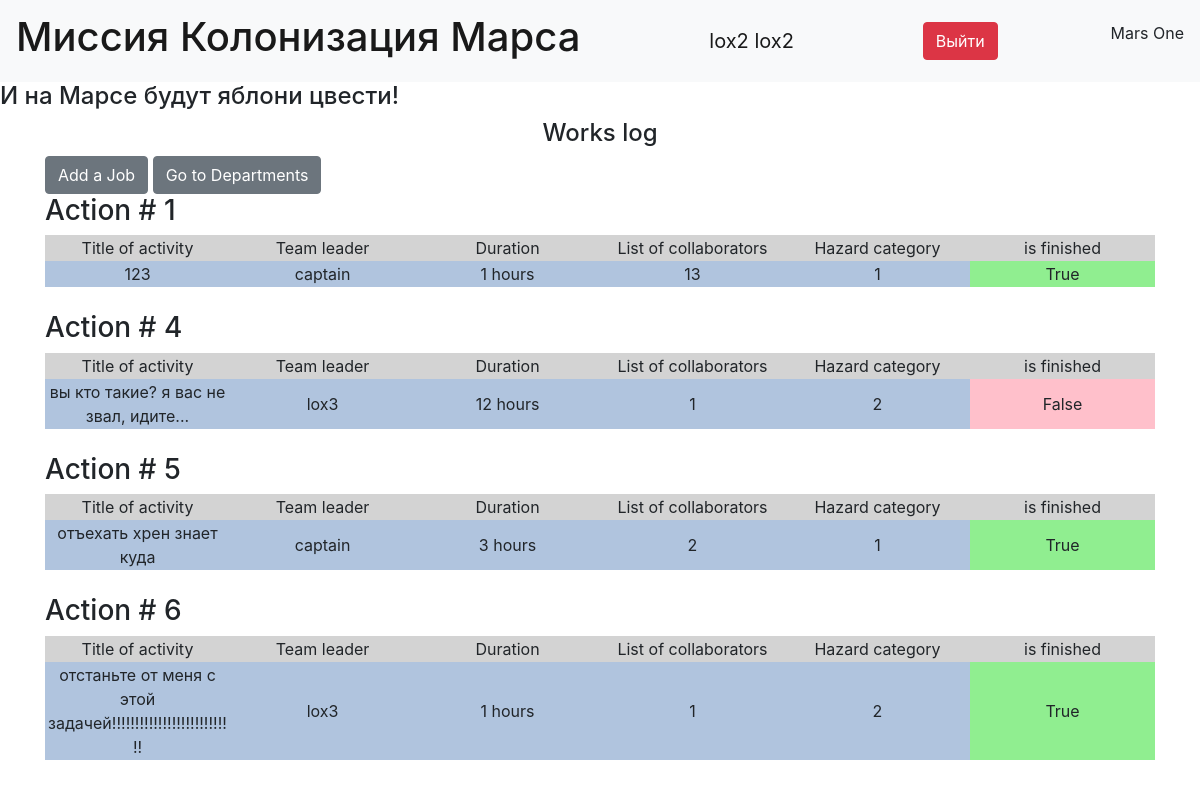
/ (signed in), run on the app's committed database.
### data/user.py (models this page shows, shortened)
class User(SqlAlchemyBase, UserMixin):
    __tablename__ = 'users'
    id = sqlalchemy.Column(sqlalchemy.Integer, primary_key=True, autoincrement=True)
    surname = sqlalchemy.Column(sqlalchemy.String)
    name = sqlalchemy.Column(sqlalchemy.String)
    age = sqlalchemy.Column(sqlalchemy.Integer)
    position = sqlalchemy.Column(sqlalchemy.String)
    speciality = sqlalchemy.Column(sqlalchemy.String)
    address = sqlalchemy.Column(sqlalchemy.String)
    email = sqlalchemy.Column(sqlalchemy.String, unique=True)
    hashed_password = sqlalchemy.Column(sqlalchemy.String)
    modified_date = sqlalchemy.Column(sqlalchemy.DateTime, default=datetime.datetime.now)
    job_relationship = orm.relationship("Jobs", back_populates="user_relationship")
    departament_relationship = orm.relationship("Department")

### data/job.py (models this page shows)
class Jobs(SqlAlchemyBase):
    __tablename__ = 'jobs'
    id = sqlalchemy.Column(sqlalchemy.Integer, primary_key=True, autoincrement=True)
    team_leader = sqlalchemy.Column(sqlalchemy.Integer, sqlalchemy.ForeignKey("users.id"))
    job = sqlalchemy.Column(sqlalchemy.String, nullable=False)
    work_size = sqlalchemy.Column(sqlalchemy.Integer, nullable=False)
    collaborators = sqlalchemy.Column(sqlalchemy.String, nullable=False)
    start_date = sqlalchemy.Column(sqlalchemy.DateTime, default=datetime.datetime.now)
    end_date = sqlalchemy.Column(sqlalchemy.DateTime, default=datetime.datetime.now)
    is_finished = sqlalchemy.Column(sqlalchemy.Boolean, nullable=False)
    user_relationship = orm.relationship("User", back_populates="job_relationship")
    categories_relationship = orm.relationship("Category",
                                               secondary="association",
                                               backref="job")

### data/category.py (models this page shows)
class Category(SqlAlchemyBase):
    __tablename__ = 'category'
    id = sqlalchemy.Column(sqlalchemy.Integer, primary_key=True,
                           autoincrement=True)
    name = sqlalchemy.Column(sqlalchemy.String, nullable=True)

### 21.py (the view)
@app.route('/', methods=["GET", "POST"])
def main_route():
    db_sess = db_session.create_session()
    jobs_data = db_sess.query(Jobs).all()
    print_data = []
    data_info = db_sess.query(association_table).all()
    for elem in data_info:
        job = db_sess.query(Jobs).filter(Jobs.id == elem[0]).first()
        category = db_sess.query(Category).filter(Category.id == elem[1]).first()
        print_data.append((job, category))
    return render_template('base_with_btn.html', jobs_data=jobs_data, print_data=print_data, title="Jobs page")

### 21.py (called while the page is built)
@login_manager.user_loader
def load_user(user_id):
    db_sess = db_session.create_session()
    return db_sess.query(User).get(user_id)

### data/db_session.py (called while the page is built)
def create_session() -> Session:
    global __factory
    return __factory()

### templates/base_with_btn.html (shortened to what this page needs)
{% extends "base.html" %}
{% block content %}
<h4 align="center">Works log</h4>
{% if current_user.is_authenticated %}
<div>
    <a class="btn btn-secondary" href="/addjob">Add a Job</a>
    <a class="btn btn-secondary" href="/departaments">Go to Departments</a><br>
</div>
{% elif not current_user.is_authenticated %}
<a class="btn btn-secondary" href="/">Jobs</a>
<a class="btn btn-secondary" href="/departaments">Departments</a><br>
{% endif %}
{% for item in print_data %}
{% set job = item[0] %}
{% set category = item[1] %}
<strong><h3>Action # {{job.id}}</h3></strong>
<table>
    <tr class="heading_table">
        <td>Title of activity</td>
        <td>Team leader</td>
        <td>Duration</td>
        <td>List of collaborators</td>
        <td>Hazard category</td>
        <td>is finished</td>
    </tr>
    <tr class="body_table">
        <td>{{job.job}}</td>
        <td>{{job.user_relationship.name}}</td>
        <td>{{job.work_size}} hours</td>
        <td>{{job.collaborators}}</td>
        <td>{{category.id}}</td>
        {% if not job.is_finished%}
        <td class="pink_row">{{job.is_finished}}</td>
        {% else %}
        <td class="green_row">{{job.is_finished}}</td>
        {% endif %}
    </tr>
</table>
<br>
{% endfor %}
{% endblock %}

### templates/base.html (shortened to what this page needs)
<!doctype html>
<html lang="en">
<head>
    <link href="https://cdn.jsdelivr.net/npm/bootstrap@4.4.1/dist/css/bootstrap.min.css" rel="stylesheet">
    <link rel="stylesheet" type="text/css" href="{{url_for('static', filename='css/style.css')}}"/>
</head>
</head>
<body>
<header>
    <nav class="navbar navbar-light bg-light">
        <a class="navbar-brand" href="#"><h1>Миссия Колонизация Марса</h1></a>
        {% if current_user.is_authenticated %}
        <a href="/logout" class="navbar-brand">{{ current_user.surname}} {{ current_user.name }}</a>
        <a class="btn btn-danger" href="/logout">Выйти </a>
        {% else %}
        <p>
            <a class="btn btn-primary " href="/register">Зарегистрироваться</a>
            <a class="btn btn-success" href="/login">Войти</a>
        </p>
        {% endif %}
        <p>Mars One</p>
    </nav>
</header>
    <h4>И на Марсе будут яблони цвести!</h4>
<main role="main" class="container">
    {% block content %}{% endblock %}
</main>
</body>
</html>

### static/css/style.css (style rules this page uses)
table { text-align: center; alignment: center; width: 100%; overflow-wrap: break-word; word-break: break-word; table-layout: fixed; }
.heading_table { background-color: lightgray; }
.body_table { background-color: lightsteelblue; }
.pink_row { background-color: pink; }
.green_row { background-color: lightgreen; }

### data on the page
User: surname "lox2", name "lox2"
Jobs: id "1", job "123", work_size "1", collaborators "13", is_finished "True"
User: user_relationship.name "captain"
Category: id "1"
Jobs: id "4", job "вы кто такие? я вас не звал, идите...", work_size "12", collaborators "1", is_finished "False"
User: user_relationship.name "lox3"
Category: id "2"
Jobs: id "5", job "отъехать хрен знает куда", work_size "3", collaborators "2", is_finished "True"
Jobs: id "6", job "отстаньте от меня с этой задачей!!!!!!!!!!!!!!!!!!!!!!!!!!!", work_size "1", collaborators "1", is_finished "True"
